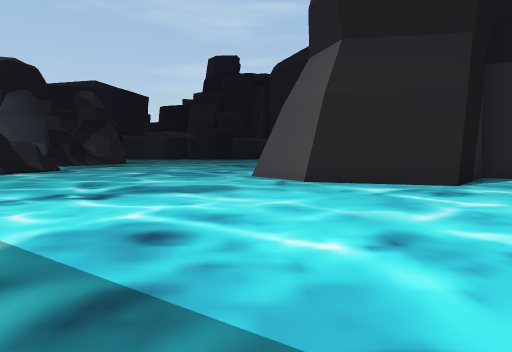
View 1 (above)

18 first-person views from a walk through a Unity game level. The camera is 1.3 m above the floor, tilts 4° down and sees 70° across. The floor is counted in squares, 2 m on a side. Each view is taken from the middle of a square. On the plan, view 1 faces up. The plan holds only what a view shows up to about 11 squares ahead; the rest is blank. The place goes on beyond the plan. The player character is not drawn.

View 2
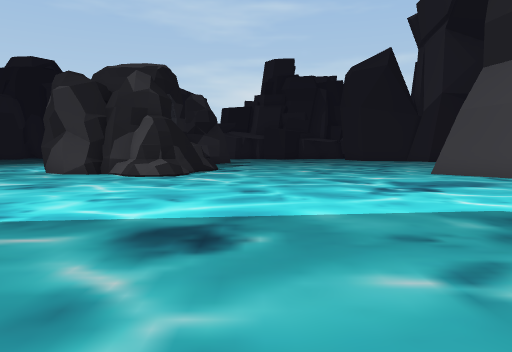

View 3
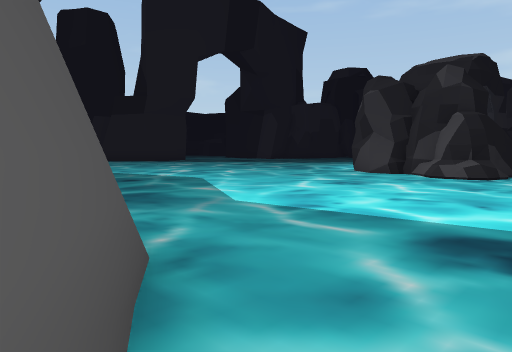

View 4
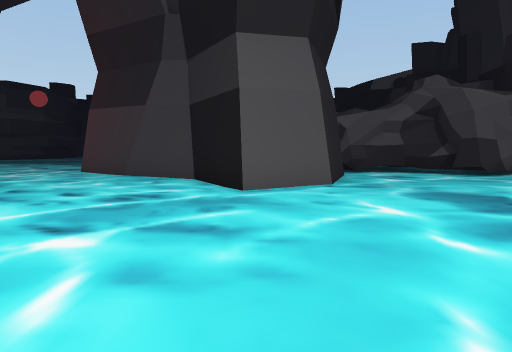

View 5
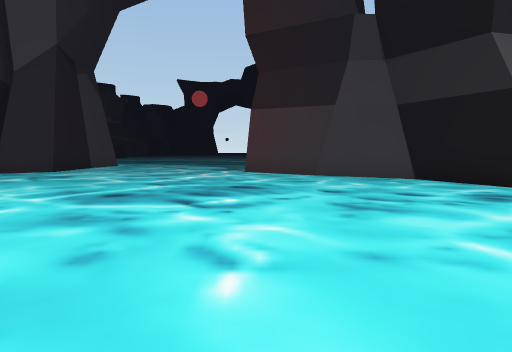

View 6
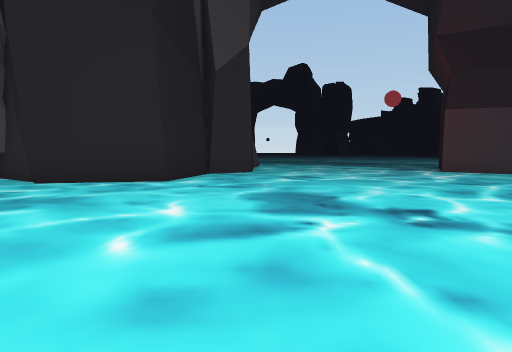

View 7
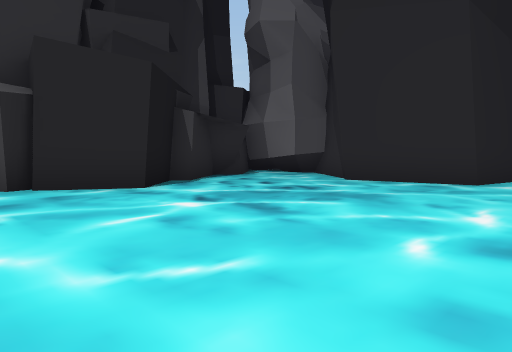

View 8
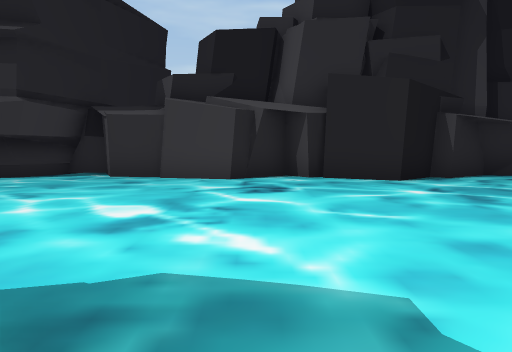

View 9
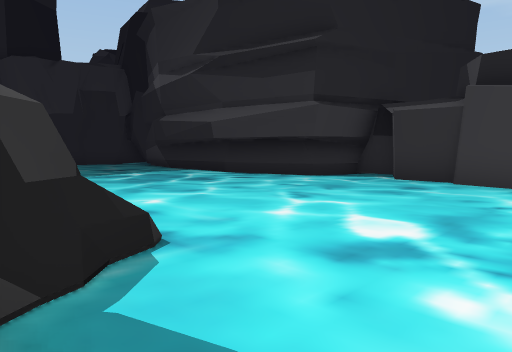

View 10
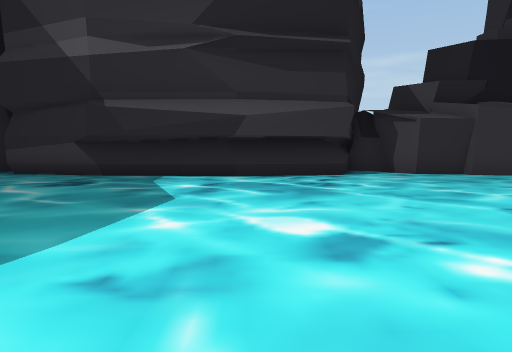

View 11
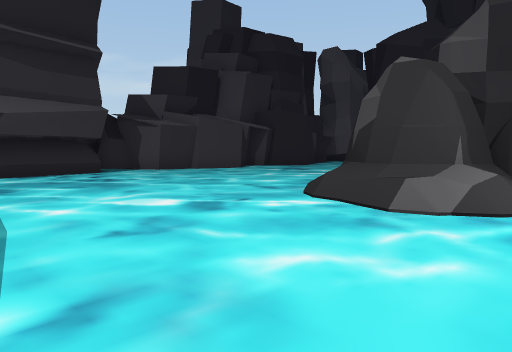

View 12
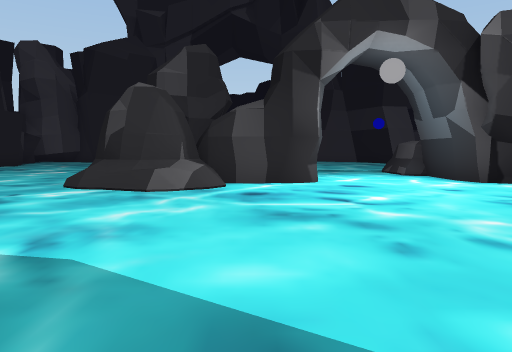

View 13
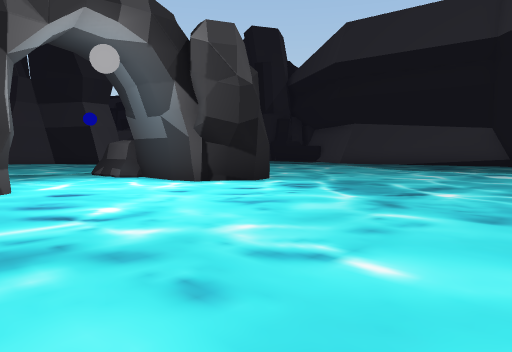

View 14
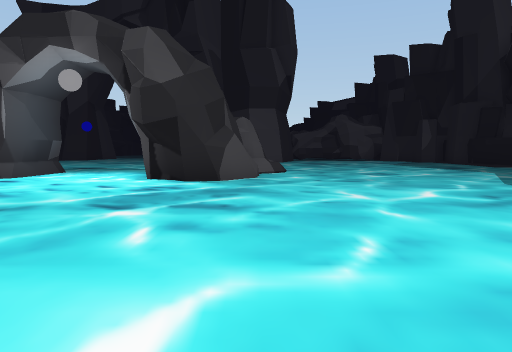

View 15
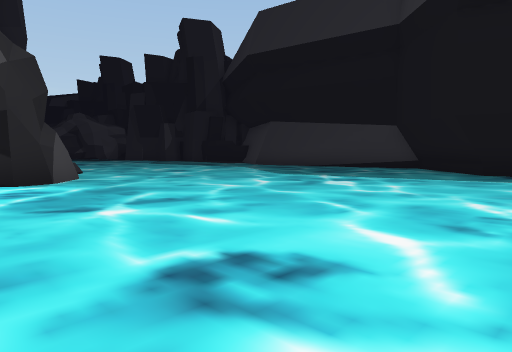

View 16
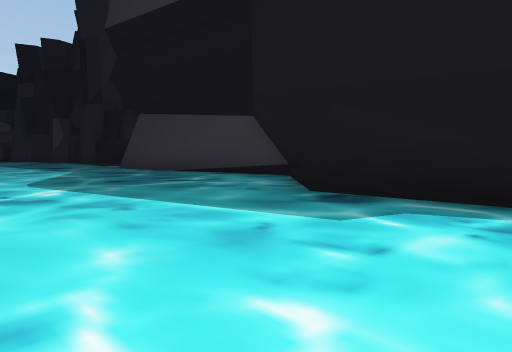

View 17
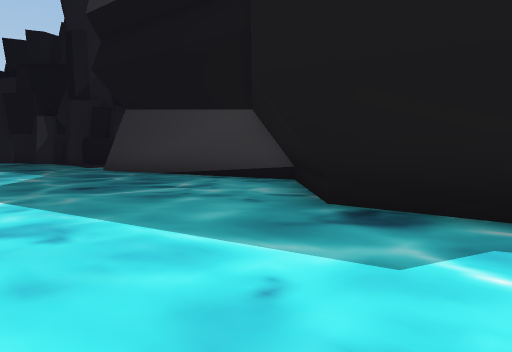

View 18
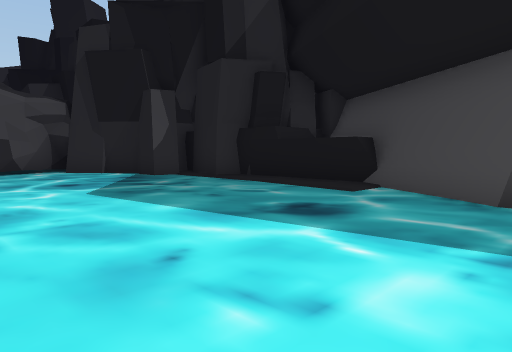

### Floor plan
Key: @ floor where view 1 was taken; # wall or solid block; . floor; = window, fence, low wall or low ledge; ^ raised ledge.
Columns run from 20 left of view 1 to 5 right of it. Each row starts with its distance up from view 1.
 28         ####        ###
 27 #########..##########.##
 26 ....##...........#.....#
 25 ......................##
 24  .....................#
 23   ....................#
 22   ....................####
 21    ......................#
 20     .......##............#
 19     ....=# ## ............
 18     ....##### . ..........
 17    .....#####     ........
 16   ........# #   ..........
 15    .......###  ...........
 14    ......................#
 13    .....................##
 12  ...........##..........#
 11  ........####^.........##
 10  ........#####........##
  9  .........####.......##
  8   ...................####
  7   .....................###
  6 .........................#
  5 .........................#
  4 ........................##
  3 ........................#
  2  .......................#
  1  ####..................##
  0     ##....####......@###
 -1      ######  ##.....##
 -2               #######

Positions as (right, up) in squares from view 1, and headings:
1: (0, 0), facing up
2: (-5, -1), facing up
3: (-5, -1), facing up-left
4: (-6, 9), facing right
5: (-6, 14), facing right
6: (-6, 20), facing right
7: (-6, 20), facing up-right
8: (-6, 18), facing up
9: (-6, 19), facing up-left
10: (-14, 17), facing up
11: (-16, 16), facing up-right
12: (-18, 16), facing right
13: (-17, 16), facing down-right
14: (-19, 9), facing right
15: (-19, 12), facing down-right
16: (-20, 6), facing down-right
17: (-19, 5), facing down-right
18: (-8, 5), facing down-right
